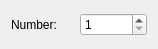
<?xml version="1.0" encoding="UTF-8"?>
<ui version="4.0">
 <class>OffsetThrough</class>
 <widget class="QWidget" name="OffsetThrough">
  <property name="geometry">
   <rect>
    <x>0</x>
    <y>0</y>
    <width>158</width>
    <height>49</height>
   </rect>
  </property>
  <layout class="QHBoxLayout">
   <item>
    <widget class="QLabel" name="label_2">
     <property name="text">
      <string>Number:</string>
     </property>
     <property name="buddy">
      <cstring>Number</cstring>
     </property>
    </widget>
   </item>
   <item>
    <widget class="QSpinBox" name="Number">
     <property name="minimum">
      <number>1</number>
     </property>
     <property name="maximum">
      <number>1000000</number>
     </property>
    </widget>
   </item>
  </layout>
 </widget>
 <resources/>
 <connections/>
</ui>
